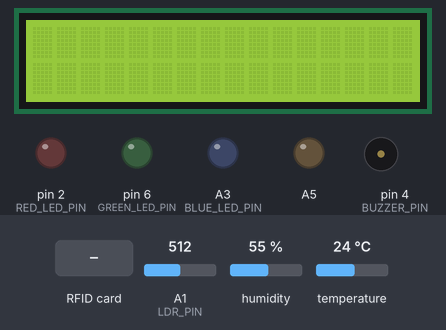
This sketch was run on a simulated Arduino Uno, built with avr-gcc and run on an emulated ATmega328P. Shown: 16×2 character LCD, output pins drawn as LEDs (lit = HIGH), buzzer (waves = sounding). The inputs (shaded band) are chosen by the test bench; at power-on: temperature 24 °C, A1 (LDR_PIN) = 512, humidity 55 %. Pins used as bus, display or sensor lines are not drawn; what the sketch prints to the serial monitor is not drawn.

Above: at 1.3 s.
1.4 s: RFID card 43 D8 42 BD held to the reader
At 4.2 s:
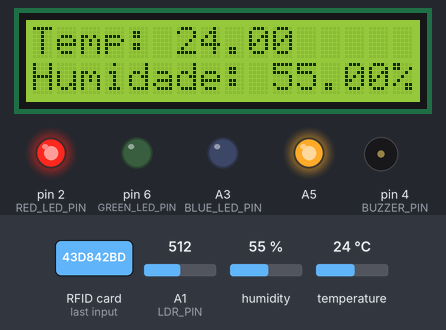
4.4 s: temperature set to 20 °C
At 4.9 s:
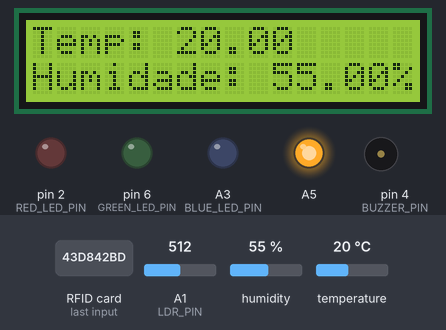
5.9 s: A1 (LDR_PIN) set to 11
7.4 s: A1 (LDR_PIN) set to 8
At 8.3 s:
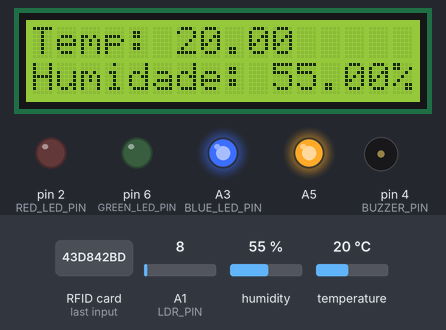
8.9 s: temperature set to 28 °C
At 9.5 s:
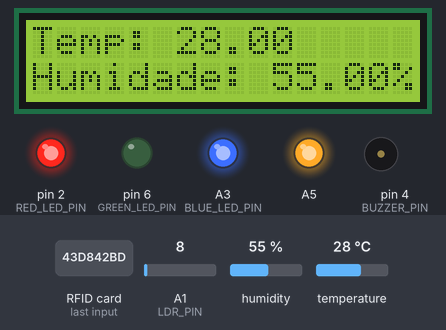
10.4 s: RFID card 5E 7A 19 C4 held to the reader
At 11.2 s:
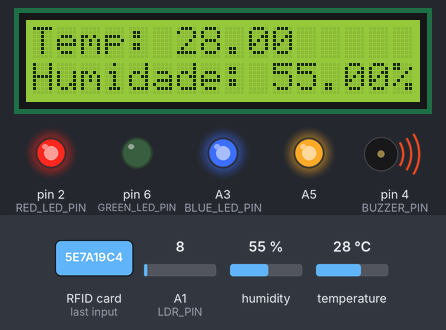
Timing chart, 0 to 13.4 s (numbered marks = the images above; inputs shaded):
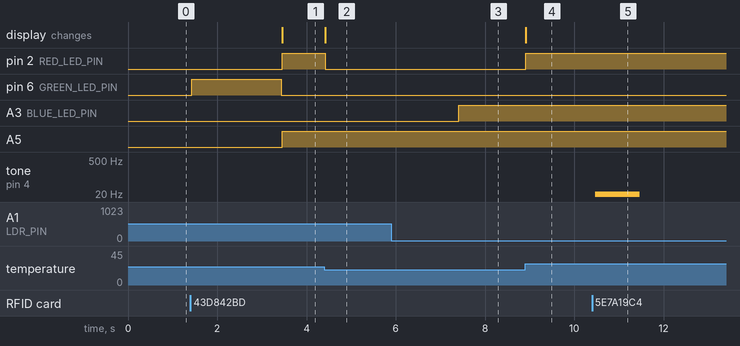

Measured:
- the behaviour switches between 22 and 21 °C on temperature (found by bisection; images 1 and 2)
- the behaviour switches between 10 and 9 on A1 (LDR_PIN) (found by bisection; images 2 and 3)
- after the input at 1.4 s, pin 2 (RED_LED_PIN), A5: LOW → HIGH after 2.1 s; pin 6 (GREEN_LED_PIN): LOW → HIGH at once, → LOW 2.0 s later; the display: changes after 2.1 s (image 1)
- after the input at 4.4 s, pin 2 (RED_LED_PIN): HIGH → LOW at once; the display: changes at once (image 2)
- after the input at 5.9 s, every drawn part: stays the same
- after the input at 7.4 s, A3 (BLUE_LED_PIN): LOW → HIGH at once
- after the input at 8.9 s, pin 2 (RED_LED_PIN): LOW → HIGH at once; the display: changes at once (image 4)
- after the input at 10.4 s, tone on pin 4 (BUZZER_PIN): silent → 10 Hz after 0.07 s, → silent 1.0 s later

The sketch:

g11_arduino.ino
```cpp
#include <LiquidCrystal.h>
#include <SPI.h>
#include <MFRC522.h>
#include <dht.h>
#include <Wire.h>

#define SS_PIN 10
#define RST_PIN 9
#define GREEN_LED_PIN 6
#define RED_LED_PIN 2
#define BUZZER_PIN 4
const int LDR_PIN = A1;
const int BLUE_LED_PIN = A3;

dht DHT;
MFRC522 rfid(SS_PIN, RST_PIN);
LiquidCrystal lcd(7, 8, 5, 3, A2, A4);

boolean tagAutorizadaLida = false;

unsigned long previousMillisLCD = 0;
const long intervalLCD = 100;  // Intervalo em milissegundos para atualizar o LCD

unsigned long previousMillisRFID = 0;
const long intervalRFID = 100;  // Intervalo em milissegundos para realizar leitura RFID

void setup()
{
  Serial.begin(9600);
  pinMode(A5, OUTPUT);
  lcd.begin(16, 2);
  lcd.clear();
  lcd.setCursor(0, 0);
  SPI.begin();
  rfid.PCD_Init();
  pinMode(GREEN_LED_PIN, OUTPUT);
  pinMode(RED_LED_PIN, OUTPUT);
  pinMode(BUZZER_PIN, OUTPUT);
  pinMode(LDR_PIN, INPUT);
  pinMode(BLUE_LED_PIN, OUTPUT);
  lcd.clear();
  digitalWrite(A5, LOW);
}

void loop()
{
  unsigned long currentMillis = millis();

  // Realizar leitura RFID a cada intervaloRFID de tempo
  if (currentMillis - previousMillisRFID >= intervalRFID)
  {
    previousMillisRFID = currentMillis;
    leituraRFID();
  }

  // Verificar condições de luminosidade e controlar o LED azul


  // Atualizar LCD apenas se a tag autorizada foi lida
  if (tagAutorizadaLida)
  {
    // Atualizar LCD a cada intervaloLCD de tempo
    if (currentMillis - previousMillisLCD >= intervalLCD)
    {
      previousMillisLCD = currentMillis;
      atualizaLCD();
      controleLED();
    }

  }
  else
  {
      lcd.clear();
      digitalWrite(A5, LOW);
      digitalWrite(RED_LED_PIN, LOW);
      digitalWrite(BLUE_LED_PIN, LOW);
  }
}

void atualizaLCD()
{
  noTone(BUZZER_PIN);

  int chk = DHT.read11(A0);
  float Vtemperatura = DHT.temperature;
  float Vhumidade = DHT.humidity;

  //  LCD

  digitalWrite(A5, HIGH);
  lcd.clear();
  lcd.setCursor(0, 0);
  lcd.print("Temp: ");
  lcd.print(Vtemperatura);
  lcd.setCursor(0, 1);
  lcd.print("Humidade: ");
  lcd.print(Vhumidade);
  lcd.print("%");

  // Verifica temperatura
  if (Vtemperatura >= 22)
  {
    digitalWrite(RED_LED_PIN, HIGH);
  }
  else
  {
    digitalWrite(RED_LED_PIN, LOW);
  }
}

void leituraRFID()
{
  if (rfid.PICC_IsNewCardPresent() && rfid.PICC_ReadCardSerial())
  {
    String tagID = "";
    for (byte i = 0; i < rfid.uid.size; i++)
    {
      tagID += String(rfid.uid.uidByte[i] < 0x10 ? "0" : "");
      tagID += String(rfid.uid.uidByte[i], HEX);
    }

    tagID.toUpperCase();
    Serial.println("TAG lida: " + tagID);

    if (tagID.equals("43D842BD"))
    {
      digitalWrite(GREEN_LED_PIN, HIGH);
      delay(2000);
      digitalWrite(GREEN_LED_PIN, LOW);

      // Atualizar o estado da tag autorizada
      tagAutorizadaLida = !tagAutorizadaLida;
    }
    else
    {
      digitalWrite(GREEN_LED_PIN, LOW);
      tone(BUZZER_PIN, 10); //liga o som do buzzer
      delay(1000);
      noTone(BUZZER_PIN); //desliga o som do buzzer
    }
  }
}

void controleLED()
{
  int luminosidade = analogRead(LDR_PIN);

  // Defina um valor de limiar com base na leitura do LDR
  int limiarLuminosidade = 10;

  // Verificar se a luminosidade é menor que o limiar
  if (luminosidade < limiarLuminosidade)
  {
    digitalWrite(BLUE_LED_PIN, HIGH);
  }
  else
  {
    digitalWrite(BLUE_LED_PIN, LOW);
  }
}
```
